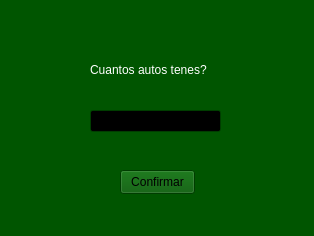
<?xml version="1.0" encoding="UTF-8"?>
<ui version="4.0">
 <class>coche</class>
 <widget class="QWidget" name="coche">
  <property name="geometry">
   <rect>
    <x>0</x>
    <y>0</y>
    <width>314</width>
    <height>236</height>
   </rect>
  </property>
  <property name="palette">
   <palette>
    <active>
     <colorrole role="WindowText">
      <brush brushstyle="SolidPattern">
       <color alpha="255">
        <red>255</red>
        <green>255</green>
        <blue>255</blue>
       </color>
      </brush>
     </colorrole>
     <colorrole role="Button">
      <brush brushstyle="SolidPattern">
       <color alpha="255">
        <red>0</red>
        <green>85</green>
        <blue>0</blue>
       </color>
      </brush>
     </colorrole>
     <colorrole role="Light">
      <brush brushstyle="SolidPattern">
       <color alpha="255">
        <red>0</red>
        <green>127</green>
        <blue>0</blue>
       </color>
      </brush>
     </colorrole>
     <colorrole role="Midlight">
      <brush brushstyle="SolidPattern">
       <color alpha="255">
        <red>0</red>
        <green>106</green>
        <blue>0</blue>
       </color>
      </brush>
     </colorrole>
     <colorrole role="Dark">
      <brush brushstyle="SolidPattern">
       <color alpha="255">
        <red>0</red>
        <green>42</green>
        <blue>0</blue>
       </color>
      </brush>
     </colorrole>
     <colorrole role="Mid">
      <brush brushstyle="SolidPattern">
       <color alpha="255">
        <red>0</red>
        <green>57</green>
        <blue>0</blue>
       </color>
      </brush>
     </colorrole>
     <colorrole role="Text">
      <brush brushstyle="SolidPattern">
       <color alpha="255">
        <red>255</red>
        <green>255</green>
        <blue>255</blue>
       </color>
      </brush>
     </colorrole>
     <colorrole role="BrightText">
      <brush brushstyle="SolidPattern">
       <color alpha="255">
        <red>255</red>
        <green>255</green>
        <blue>255</blue>
       </color>
      </brush>
     </colorrole>
     <colorrole role="ButtonText">
      <brush brushstyle="SolidPattern">
       <color alpha="255">
        <red>0</red>
        <green>0</green>
        <blue>0</blue>
       </color>
      </brush>
     </colorrole>
     <colorrole role="Base">
      <brush brushstyle="SolidPattern">
       <color alpha="255">
        <red>0</red>
        <green>0</green>
        <blue>0</blue>
       </color>
      </brush>
     </colorrole>
     <colorrole role="Window">
      <brush brushstyle="SolidPattern">
       <color alpha="255">
        <red>0</red>
        <green>85</green>
        <blue>0</blue>
       </color>
      </brush>
     </colorrole>
     <colorrole role="Shadow">
      <brush brushstyle="SolidPattern">
       <color alpha="255">
        <red>0</red>
        <green>0</green>
        <blue>0</blue>
       </color>
      </brush>
     </colorrole>
     <colorrole role="AlternateBase">
      <brush brushstyle="SolidPattern">
       <color alpha="255">
        <red>0</red>
        <green>42</green>
        <blue>0</blue>
       </color>
      </brush>
     </colorrole>
     <colorrole role="ToolTipBase">
      <brush brushstyle="SolidPattern">
       <color alpha="255">
        <red>255</red>
        <green>255</green>
        <blue>220</blue>
       </color>
      </brush>
     </colorrole>
     <colorrole role="ToolTipText">
      <brush brushstyle="SolidPattern">
       <color alpha="255">
        <red>0</red>
        <green>0</green>
        <blue>0</blue>
       </color>
      </brush>
     </colorrole>
     <colorrole role="PlaceholderText">
      <brush brushstyle="SolidPattern">
       <color alpha="127">
        <red>255</red>
        <green>255</green>
        <blue>255</blue>
       </color>
      </brush>
     </colorrole>
     <colorrole role="Accent">
      <brush brushstyle="SolidPattern">
       <color alpha="255">
        <red>0</red>
        <green>0</green>
        <blue>0</blue>
       </color>
      </brush>
     </colorrole>
    </active>
    <inactive>
     <colorrole role="WindowText">
      <brush brushstyle="SolidPattern">
       <color alpha="255">
        <red>255</red>
        <green>255</green>
        <blue>255</blue>
       </color>
      </brush>
     </colorrole>
     <colorrole role="Button">
      <brush brushstyle="SolidPattern">
       <color alpha="255">
        <red>0</red>
        <green>85</green>
        <blue>0</blue>
       </color>
      </brush>
     </colorrole>
     <colorrole role="Light">
      <brush brushstyle="SolidPattern">
       <color alpha="255">
        <red>0</red>
        <green>127</green>
        <blue>0</blue>
       </color>
      </brush>
     </colorrole>
     <colorrole role="Midlight">
      <brush brushstyle="SolidPattern">
       <color alpha="255">
        <red>0</red>
        <green>106</green>
        <blue>0</blue>
       </color>
      </brush>
     </colorrole>
     <colorrole role="Dark">
      <brush brushstyle="SolidPattern">
       <color alpha="255">
        <red>0</red>
        <green>42</green>
        <blue>0</blue>
       </color>
      </brush>
     </colorrole>
     <colorrole role="Mid">
      <brush brushstyle="SolidPattern">
       <color alpha="255">
        <red>0</red>
        <green>57</green>
        <blue>0</blue>
       </color>
      </brush>
     </colorrole>
     <colorrole role="Text">
      <brush brushstyle="SolidPattern">
       <color alpha="255">
        <red>255</red>
        <green>255</green>
        <blue>255</blue>
       </color>
      </brush>
     </colorrole>
     <colorrole role="BrightText">
      <brush brushstyle="SolidPattern">
       <color alpha="255">
        <red>255</red>
        <green>255</green>
        <blue>255</blue>
       </color>
      </brush>
     </colorrole>
     <colorrole role="ButtonText">
      <brush brushstyle="SolidPattern">
       <color alpha="255">
        <red>0</red>
        <green>0</green>
        <blue>0</blue>
       </color>
      </brush>
     </colorrole>
     <colorrole role="Base">
      <brush brushstyle="SolidPattern">
       <color alpha="255">
        <red>0</red>
        <green>0</green>
        <blue>0</blue>
       </color>
      </brush>
     </colorrole>
     <colorrole role="Window">
      <brush brushstyle="SolidPattern">
       <color alpha="255">
        <red>0</red>
        <green>85</green>
        <blue>0</blue>
       </color>
      </brush>
     </colorrole>
     <colorrole role="Shadow">
      <brush brushstyle="SolidPattern">
       <color alpha="255">
        <red>0</red>
        <green>0</green>
        <blue>0</blue>
       </color>
      </brush>
     </colorrole>
     <colorrole role="AlternateBase">
      <brush brushstyle="SolidPattern">
       <color alpha="255">
        <red>0</red>
        <green>42</green>
        <blue>0</blue>
       </color>
      </brush>
     </colorrole>
     <colorrole role="ToolTipBase">
      <brush brushstyle="SolidPattern">
       <color alpha="255">
        <red>255</red>
        <green>255</green>
        <blue>220</blue>
       </color>
      </brush>
     </colorrole>
     <colorrole role="ToolTipText">
      <brush brushstyle="SolidPattern">
       <color alpha="255">
        <red>0</red>
        <green>0</green>
        <blue>0</blue>
       </color>
      </brush>
     </colorrole>
     <colorrole role="PlaceholderText">
      <brush brushstyle="SolidPattern">
       <color alpha="127">
        <red>255</red>
        <green>255</green>
        <blue>255</blue>
       </color>
      </brush>
     </colorrole>
     <colorrole role="Accent">
      <brush brushstyle="SolidPattern">
       <color alpha="255">
        <red>0</red>
        <green>0</green>
        <blue>0</blue>
       </color>
      </brush>
     </colorrole>
    </inactive>
    <disabled>
     <colorrole role="WindowText">
      <brush brushstyle="SolidPattern">
       <color alpha="255">
        <red>0</red>
        <green>42</green>
        <blue>0</blue>
       </color>
      </brush>
     </colorrole>
     <colorrole role="Button">
      <brush brushstyle="SolidPattern">
       <color alpha="255">
        <red>0</red>
        <green>85</green>
        <blue>0</blue>
       </color>
      </brush>
     </colorrole>
     <colorrole role="Light">
      <brush brushstyle="SolidPattern">
       <color alpha="255">
        <red>0</red>
        <green>127</green>
        <blue>0</blue>
       </color>
      </brush>
     </colorrole>
     <colorrole role="Midlight">
      <brush brushstyle="SolidPattern">
       <color alpha="255">
        <red>0</red>
        <green>106</green>
        <blue>0</blue>
       </color>
      </brush>
     </colorrole>
     <colorrole role="Dark">
      <brush brushstyle="SolidPattern">
       <color alpha="255">
        <red>0</red>
        <green>42</green>
        <blue>0</blue>
       </color>
      </brush>
     </colorrole>
     <colorrole role="Mid">
      <brush brushstyle="SolidPattern">
       <color alpha="255">
        <red>0</red>
        <green>57</green>
        <blue>0</blue>
       </color>
      </brush>
     </colorrole>
     <colorrole role="Text">
      <brush brushstyle="SolidPattern">
       <color alpha="255">
        <red>0</red>
        <green>42</green>
        <blue>0</blue>
       </color>
      </brush>
     </colorrole>
     <colorrole role="BrightText">
      <brush brushstyle="SolidPattern">
       <color alpha="255">
        <red>255</red>
        <green>255</green>
        <blue>255</blue>
       </color>
      </brush>
     </colorrole>
     <colorrole role="ButtonText">
      <brush brushstyle="SolidPattern">
       <color alpha="255">
        <red>0</red>
        <green>42</green>
        <blue>0</blue>
       </color>
      </brush>
     </colorrole>
     <colorrole role="Base">
      <brush brushstyle="SolidPattern">
       <color alpha="255">
        <red>0</red>
        <green>85</green>
        <blue>0</blue>
       </color>
      </brush>
     </colorrole>
     <colorrole role="Window">
      <brush brushstyle="SolidPattern">
       <color alpha="255">
        <red>0</red>
        <green>85</green>
        <blue>0</blue>
       </color>
      </brush>
     </colorrole>
     <colorrole role="Shadow">
      <brush brushstyle="SolidPattern">
       <color alpha="255">
        <red>0</red>
        <green>0</green>
        <blue>0</blue>
       </color>
      </brush>
     </colorrole>
     <colorrole role="AlternateBase">
      <brush brushstyle="SolidPattern">
       <color alpha="255">
        <red>0</red>
        <green>85</green>
        <blue>0</blue>
       </color>
      </brush>
     </colorrole>
     <colorrole role="ToolTipBase">
      <brush brushstyle="SolidPattern">
       <color alpha="255">
        <red>255</red>
        <green>255</green>
        <blue>220</blue>
       </color>
      </brush>
     </colorrole>
     <colorrole role="ToolTipText">
      <brush brushstyle="SolidPattern">
       <color alpha="255">
        <red>0</red>
        <green>0</green>
        <blue>0</blue>
       </color>
      </brush>
     </colorrole>
     <colorrole role="PlaceholderText">
      <brush brushstyle="SolidPattern">
       <color alpha="127">
        <red>0</red>
        <green>42</green>
        <blue>0</blue>
       </color>
      </brush>
     </colorrole>
     <colorrole role="Accent">
      <brush brushstyle="SolidPattern">
       <color alpha="255">
        <red>0</red>
        <green>60</green>
        <blue>0</blue>
       </color>
      </brush>
     </colorrole>
    </disabled>
   </palette>
  </property>
  <property name="windowTitle">
   <string>Ingresar cantidad de autos</string>
  </property>
  <widget class="QLineEdit" name="lineEdit">
   <property name="geometry">
    <rect>
     <x>90</x>
     <y>110</y>
     <width>131</width>
     <height>22</height>
    </rect>
   </property>
  </widget>
  <widget class="QLabel" name="label">
   <property name="geometry">
    <rect>
     <x>90</x>
     <y>60</y>
     <width>131</width>
     <height>20</height>
    </rect>
   </property>
   <property name="text">
    <string>Cuantos autos tenes?</string>
   </property>
  </widget>
  <widget class="QPushButton" name="pushButton">
   <property name="geometry">
    <rect>
     <x>120</x>
     <y>170</y>
     <width>75</width>
     <height>24</height>
    </rect>
   </property>
   <property name="text">
    <string>Confirmar</string>
   </property>
  </widget>
 </widget>
 <resources/>
 <connections/>
</ui>
